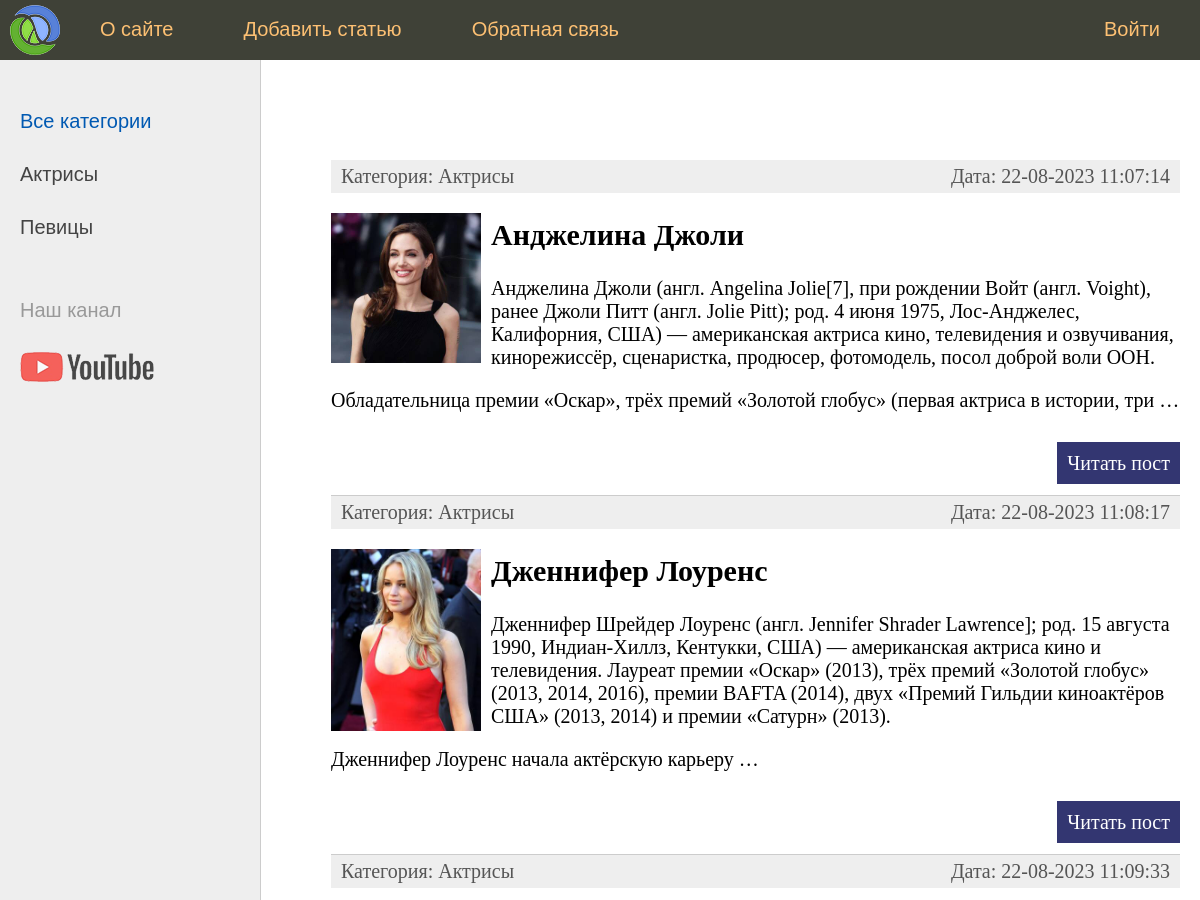
Before: / (upper part) with the older database file.
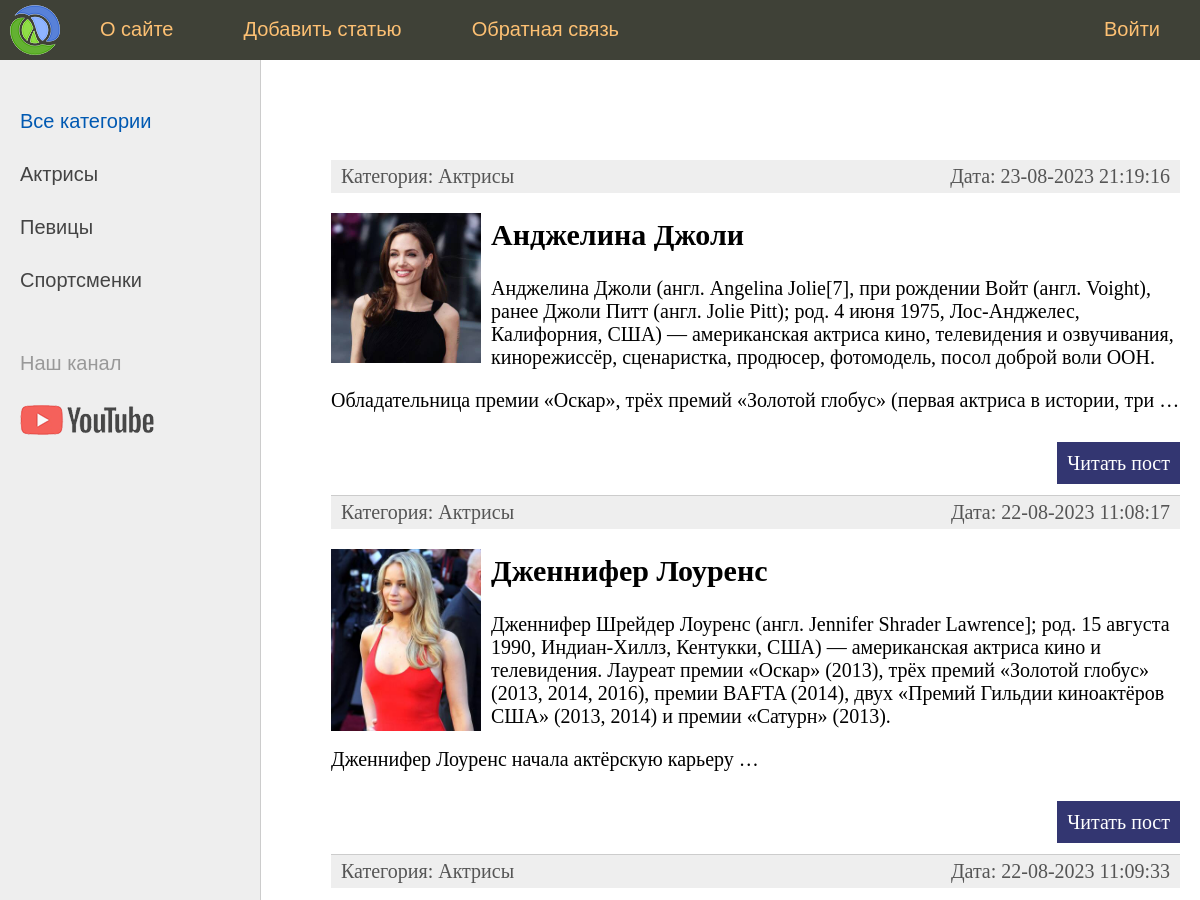
After: the same page with the newer database file.
### women/models.py (models this page shows, shortened)
class Category(models.Model):
    name = models.CharField(max_length=100, db_index=True, verbose_name="Категория")
    slug = models.SlugField(max_length=255, unique=True, db_index=True, verbose_name="URL")
    def __str__(self):
        return self.name
    """
    def get_absolute_url(self):
        return reverse('category', kwargs={'cat_id': self.pk})
    """
    def get_absolute_url(self):
        return reverse('category', kwargs={'cat_slug': self.slug})
    class Meta:
        verbose_name = 'Категория'
        verbose_name_plural = 'Категории'
        ordering = ['id']

class Women(models.Model):
    title = models.CharField(max_length=255, verbose_name="Заголовок")
    slug = models.SlugField(max_length=255, unique=True, db_index=True, verbose_name="URL")
    content = models.TextField(blank=True, verbose_name="Текст статьи")
    photo = models.ImageField(upload_to="photos/%Y/%m/%d/", verbose_name="Фото")
    time_create = models.DateTimeField(auto_now_add=True, verbose_name="Время создания")
    time_update = models.DateTimeField(auto_now=True, verbose_name="Время изменения")
    is_published = models.BooleanField(default=True, verbose_name="Публикация")
    cat = models.ForeignKey('Category', on_delete=models.PROTECT, verbose_name="Категории")
    """
    def get_absolute_url(self):
        return reverse('post', kwargs={'post_id': self.pk})
    """
    def get_absolute_url(self):
        return reverse('post', kwargs={'post_slug': self.slug})
    """
    def get_absolute_url2(self):
        return reverse('post', kwargs={'post_id': self.pk})
    """
    class Meta:
        verbose_name = 'Известные женщины'
        verbose_name_plural = 'Известные женщины'

### women/views.py (the view)
# urls.py: path('', WomenHome.as_view(), name='home'),
class WomenHome(ListView):
    model = Women
    template_name = 'women/index.html'
    context_object_name = 'posts'
    def get_context_data(self, *, object_list=None, **kwargs):
        context = super().get_context_data(**kwargs)
        context['menu'] = menu
        context['title'] = 'Главная страница'
        context['cat_selected'] = 0
        return context
    def get_queryset(self):
        return Women.objects.filter(is_published=True)

### women/templatetags/women_tags.py (called while the page is built)
@register.simple_tag(name='getcats')
def get_categories(filter=None):
    if not filter:
        return Category.objects.all()
    else:
        return Category.objects.filter(pk=filter)

@register.inclusion_tag('women/list_categories.html')
def show_categories(sort=None, cat_selected=""):
    if not sort:
        cats = Category.objects.all()
    else:
        cats = Category.objects.order_by(sort)
    return {"cats": cats, "cat_selected": cat_selected}

@register.inclusion_tag('women/list_menu.html')
def show_menu():
    return {"menu": menu}

### women/templates/women/index.html (shortened to what this page needs)
{% extends 'women/base.html' %}
{% block content %}
<ul class="list-articles">
	{% for p in posts %}
			<li><div class="article-panel">
         <p class="first">Категория: {{p.cat}}</p>
         <p class="last">Дата: {{p.time_update|date:"d-m-Y H:i:s"}}</p>
</div>
				{% if p.photo %}
         <p><img class="img-article-left thumb" src="{{p.photo.url}}"></p>
{% endif %}
				<h2>{{p.title}}</h2>
				{% autoescape on %}
				{{p.content|linebreaks|truncatewords:50}}
				{% endautoescape %}
				<p class="link-read-post"><a href="{{ p.get_absolute_url }}">Читать пост</a></p>
			</li>
	{% endfor %}
</ul>
{% endblock %}

### women/templates/women/list_categories.html
{% for c in cats %}
         {% if c.pk == cat_selected %}
                   <li class="selected">{{c.name}}</li>
         {% else %}
                   <li><a href="{{ c.get_absolute_url }}">{{c.name}}</a></li>
         {% endif %}
{% endfor %}

Changed rows visible on the page:
added Category: name "Спортсменки"
changed Women "Анджелина Джоли": time_update "22-08-2023 11:07:14" → "23-08-2023 21:19:16"
